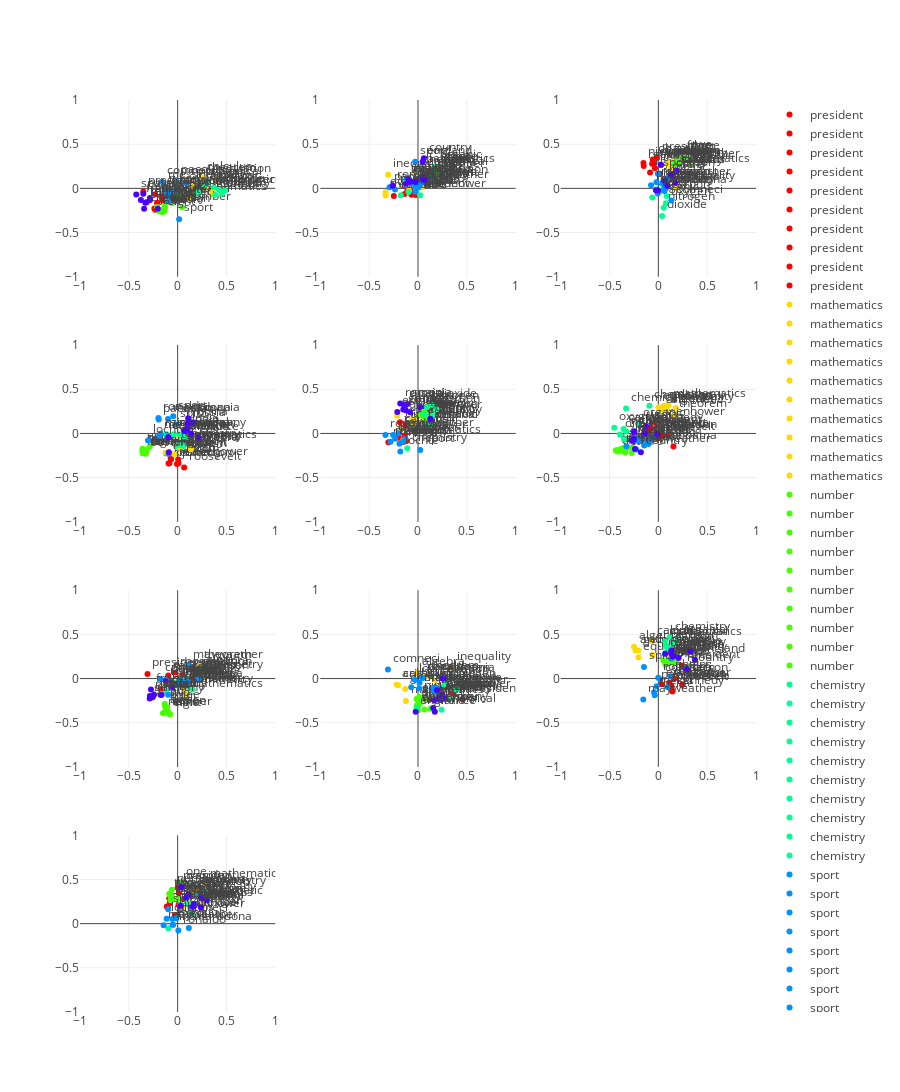

Here is the notebook cell this chart was saved with:
### Code cell
hyp_model = Glove.load(hyp_model_fn_180k["20D_distsq"])
hyp_wv = hyp_model.wv
offset = None # np.array([0.25, 0])

plot_wordnet_embeddings(hyp_model, labeled_word_dict, ratio_words=1,
                        left_offset=offset, right_offset=offset, aggregate="c")

### Figure 1 — Plotly figure (JSON) as saved in the notebook; plotly's stock layout.template omitted (floating-point values rounded to 4 significant figures)
{"data": [{"marker": {"color": "rgb(255, 0, 0)"}, "mode": "markers+text", "name": "president", "text": ["obama", "eisenhower", "roosevelt", "clinton", "jefferson", "kennedy", "lincoln", "nixon", "reagan", "president"], "textposition": "top right", "type": "scatter", "x": [-0.0904, -0.159, -0.211, -0.2033, -0.2294, -0.2287, -0.2384, -0.1328, -0.1682, -0.3513], "xaxis": "x1", "y": [-0.1488, -0.1341, -0.1632, -0.2488, -0.2425, -0.06692, -0.2284, -0.01796, -0.09313, -0.03635], "yaxis": "y1"}, {"marker": {"color": "rgb(255, 0, 0)"}, "mode": "markers+text", "name": "president", "text": ["obama", "eisenhower", "roosevelt", "clinton", "jefferson", "kennedy", "lincoln", "nixon", "reagan", "president"], "textposition": "top right", "type": "scatter", "x": [-0.2475, -0.02271, 0.02927, -0.07819, 0.16, -0.02102, 0.1071, -0.1369, -0.1099, -0.06794], "xaxis": "x2", "y": [-0.08529, -0.07513, 0.05514, -0.01756, 0.09121, 0.02526, 0.05701, -0.06264, -0.02731, -0.07234], "yaxis": "y2"}, {"marker": {"color": "rgb(255, 0, 0)"}, "mode": "markers+text", "name": "president", "text": ["obama", "eisenhower", "roosevelt", "clinton", "jefferson", "kennedy", "lincoln", "nixon", "reagan", "president"], "textposition": "top right", "type": "scatter", "x": [-0.05664, -0.06382, -0.08505, -0.04035, 0.01779, 0.02528, -0.0349, -0.1526, -0.1504, -0.01401], "xaxis": "x3", "y": [0.3278, 0.2772, 0.1781, 0.2849, 0.1649, 0.2655, 0.2288, 0.2872, 0.2518, 0.3456], "yaxis": "y3"}, {"marker": {"color": "rgb(255, 0, 0)"}, "mode": "markers+text", "name": "president", "text": ["obama", "eisenhower", "roosevelt", "clinton", "jefferson", "kennedy", "lincoln", "nixon", "reagan", "president"], "textposition": "top right", "type": "scatter", "x": [-0.1203, 0.00856, 0.0665, -0.09374, -0.006613, -0.08458, 0.005377, -0.06682, -0.07101, -0.08574], "xaxis": "x4", "y": [-0.2248, -0.337, -0.3867, -0.3394, -0.3461, -0.3381, -0.2942, -0.2927, -0.2836, -0.2318], "yaxis": "y4"}, {"marker": {"color": "rgb(255, 0, 0)"}, "mode": "markers+text", "name": "president", "text": ["obama", "eisenhower", "roosevelt", "clinton", "jefferson", "kennedy", "lincoln", "nixon", "reagan", "president"], "textposition": "top right", "type": "scatter", "x": [-0.1354, -0.2106, -0.1949, -0.1817, -0.185, -0.1946, -0.1271, -0.1491, -0.1196, -0.3032], "xaxis": "x5", "y": [-0.02373, -0.03576, 0.03361, 0.03815, 0.1276, -0.04984, 0.09262, -0.09805, -0.08469, -0.09975], "yaxis": "y5"}, {"marker": {"color": "rgb(255, 0, 0)"}, "mode": "markers+text", "name": "president", "text": ["obama", "eisenhower", "roosevelt", "clinton", "jefferson", "kennedy", "lincoln", "nixon", "reagan", "president"], "textposition": "top right", "type": "scatter", "x": [0.1545, -0.03595, 0.00318, 0.09493, 0.03736, -0.07755, -0.09001, -0.001578, 0.0175, -0.1433], "xaxis": "x6", "y": [-0.1476, 0.1245, -0.0501, -0.02293, -0.02608, 0.05247, 0.02675, -0.05414, -0.001816, 0.03087], "yaxis": "y6"}, {"marker": {"color": "rgb(255, 0, 0)"}, "mode": "markers+text", "name": "president", "text": ["obama", "eisenhower", "roosevelt", "clinton", "jefferson", "kennedy", "lincoln", "nixon", "reagan", "president"], "textposition": "top right", "type": "scatter", "x": [-0.1741, -0.09578, -0.02369, 0.0501, 0.169, 0.06579, 0.11, -0.0635, -0.1, -0.3089], "xaxis": "x7", "y": [-0.1219, 0.03359, 0.06854, 0.03738, 0.01858, -0.08132, -0.02254, -0.04173, 0.01766, 0.05187], "yaxis": "y7"}, {"marker": {"color": "rgb(255, 0, 0)"}, "mode": "markers+text", "name": "president", "text": ["obama", "eisenhower", "roosevelt", "clinton", "jefferson", "kennedy", "lincoln", "nixon", "reagan", "president"], "textposition": "top right", "type": "scatter", "x": [0.3599, 0.2382, 0.2594, 0.3662, 0.2214, 0.2317, 0.1123, 0.3329, 0.3428, 0.4576], "xaxis": "x8", "y": [-0.1015, -0.1847, -0.2182, -0.1851, -0.1821, -0.234, -0.2409, -0.1875, -0.1995, -0.2348], "yaxis": "y8"}, {"marker": {"color": "rgb(255, 0, 0)"}, "mode": "markers+text", "name": "president", "text": ["obama", "eisenhower", "roosevelt", "clinton", "jefferson", "kennedy", "lincoln", "nixon", "reagan", "president"], "textposition": "top right", "type": "scatter", "x": [0.2486, 0.03384, 0.137, 0.2437, 0.1565, 0.1442, 0.1606, 0.1342, 0.1107, 0.2422], "xaxis": "x9", "y": [-0.06794, -0.06406, -0.1071, -0.07439, 0.001402, -0.1474, -0.004852, -0.08563, -0.04613, 0.1466], "yaxis": "y9"}, {"marker": {"color": "rgb(255, 0, 0)"}, "mode": "markers+text", "name": "president", "text": ["obama", "eisenhower", "roosevelt", "clinton", "jefferson", "kennedy", "lincoln", "nixon", "reagan", "president"], "textposition": "top right", "type": "scatter", "x": [-0.08512, -0.02834, 0.02864, -0.1015, 0.009099, 0.01276, 0.06619, -0.111, -0.08041, 0.001906], "xaxis": "x10", "y": [0.2866, 0.09927, 0.201, 0.1859, 0.213, 0.3435, 0.276, 0.1937, 0.2315, 0.412], "yaxis": "y10"}, {"marker": {"color": "rgb(255, 218, 0)"}, "mode": "markers+text", "name": "mathematics", "text": ["geometry", "inequality", "arithmetic", "calculus", "algebra", "equation", "theorem", "mathematics"], "textposition": "top right", "type": "scatter", "x": [0.3486, 0.1429, 0.3633, 0.2545, 0.2917, 0.4013, 0.2631, 0.1194], "xaxis": "x1", "y": [-0.07205, 0.02829, -0.03195, 0.1223, 0.0233, 0.09591, 0.1092, -0.1091], "yaxis": "y1"}, {"marker": {"color": "rgb(255, 218, 0)"}, "mode": "markers+text", "name": "mathematics", "text": ["geometry", "inequality", "arithmetic", "calculus", "algebra", "equation", "theorem", "mathematics"], "textposition": "top right", "type": "scatter", "x": [-0.02776, -0.3056, -0.0371, -0.09261, 0.03615, -0.3317, -0.3317, -0.0123], "xaxis": "x2", "y": [0.1784, 0.1525, 0.06692, -0.0231, 0.01026, -0.04508, -0.07954, 0.2066], "yaxis": "y2"}, {"marker": {"color": "rgb(255, 218, 0)"}, "mode": "markers+text", "name": "mathematics", "text": ["geometry", "inequality", "arithmetic", "calculus", "algebra", "equation", "theorem", "mathematics"], "textposition": "top right", "type": "scatter", "x": [0.09799, 0.1807, 0.1448, 0.1764, 0.1494, 0.1223, 0.103, 0.1438], "xaxis": "x3", "y": [0.2747, 0.01419, 0.2405, 0.1963, 0.3042, 0.2039, 0.2938, 0.2078], "yaxis": "y3"}, {"marker": {"color": "rgb(255, 218, 0)"}, "mode": "markers+text", "name": "mathematics", "text": ["geometry", "inequality", "arithmetic", "calculus", "algebra", "equation", "theorem", "mathematics"], "textposition": "top right", "type": "scatter", "x": [0.05616, -0.1232, 0.002763, 0.0175, 0.1367, 0.007665, -0.03551, 0.0196], "xaxis": "x4", "y": [-0.1499, -0.2188, -0.158, -0.0449, -0.1782, -0.1454, -0.2356, -0.1388], "yaxis": "y4"}, {"marker": {"color": "rgb(255, 218, 0)"}, "mode": "markers+text", "name": "mathematics", "text": ["geometry", "inequality", "arithmetic", "calculus", "algebra", "equation", "theorem", "mathematics"], "textposition": "top right", "type": "scatter", "x": [-0.05526, 0.05526, -0.05347, -0.1903, -0.07707, -0.2139, -0.0452, -0.153], "xaxis": "x5", "y": [0.1587, 0.1446, 0.09685, 0.03587, 0.08582, 0.2016, 0.1568, -0.08058], "yaxis": "y5"}, {"marker": {"color": "rgb(255, 218, 0)"}, "mode": "markers+text", "name": "mathematics", "text": ["geometry", "inequality", "arithmetic", "calculus", "algebra", "equation", "theorem", "mathematics"], "textposition": "top right", "type": "scatter", "x": [0.08327, 0.1779, 0.02699, 0.05602, 0.08348, 0.001357, 0.1634, 0.1034], "xaxis": "x6", "y": [0.2957, 0.2871, 0.2535, 0.3146, 0.267, 0.2966, 0.21, 0.3221], "yaxis": "y6"}, {"marker": {"color": "rgb(255, 218, 0)"}, "mode": "markers+text", "name": "mathematics", "text": ["geometry", "inequality", "arithmetic", "calculus", "algebra", "equation", "theorem", "mathematics"], "textposition": "top right", "type": "scatter", "x": [0.269, 0.03207, 0.06436, 0.09837, 0.2442, 0.2064, 0.223, 0.07327], "xaxis": "x7", "y": [0.03116, -0.03778, -0.1342, -0.1165, 0.07542, 0.06543, 0.1432, -0.1781], "yaxis": "y7"}, {"marker": {"color": "rgb(255, 218, 0)"}, "mode": "markers+text", "name": "mathematics", "text": ["geometry", "inequality", "arithmetic", "calculus", "algebra", "equation", "theorem", "mathematics"], "textposition": "top right", "type": "scatter", "x": [-0.1311, 0.3518, -0.2174, -0.2035, -0.005539, 0.1784, 0.08618, -0.1243], "xaxis": "x8", "y": [-0.1189, 0.1181, -0.06969, -0.07485, 0.06592, -0.02318, 0.02359, -0.2549], "yaxis": "y8"}, {"marker": {"color": "rgb(255, 218, 0)"}, "mode": "markers+text", "name": "mathematics", "text": ["geometry", "inequality", "arithmetic", "calculus", "algebra", "equation", "theorem", "mathematics"], "textposition": "top right", "type": "scatter", "x": [-0.2062, 0.1052, -0.2334, -0.0649, -0.2497, -0.2032, -0.05827, 0.06312], "xaxis": "x9", "y": [0.3177, 0.2378, 0.3164, 0.4209, 0.3591, 0.2405, 0.2666, 0.4039], "yaxis": "y9"}, {"marker": {"color": "rgb(255, 218, 0)"}, "mode": "markers+text", "name": "mathematics", "text": ["geometry", "inequality", "arithmetic", "calculus", "algebra", "equation", "theorem", "mathematics"], "textposition": "top right", "type": "scatter", "x": [0.1599, 0.04751, 0.2448, 0.2651, 0.2088, 0.1871, 0.1189, 0.286], "xaxis": "x10", "y": [0.3757, 0.1841, 0.2441, 0.2252, 0.373, 0.3551, 0.2746, 0.4434], "yaxis": "y10"}, {"marker": {"color": "rgb(72, 255, 0)"}, "mode": "markers+text", "name": "number", "text": ["one", "two", "three", "four", "five", "six", "seven", "eight", "nine", "ten", "number"], "textposition": "top right", "type": "scatter", "x": [0.0008372, -0.05751, -0.1304, -0.1315, -0.1546, -0.1347, -0.2104, -0.1548, -0.194, -0.1581, 0.0458], "xaxis": "x1", "y": [-0.08053, -0.1691, -0.1979, -0.2311, -0.2402, -0.259, -0.2119, -0.2712, -0.2572, -0.2623, -0.2142], "yaxis": "y1"}, {"marker": {"color": "rgb(72, 255, 0)"}, "mode": "markers+text", "name": "number", "text": ["one", "two", "three", "four", "five", "six", "seven", "eight", "nine", "ten", "number"], "textposition": "top right", "type": "scatter", "x": [0.1833, 0.2999, 0.2603, 0.2536, 0.2203, 0.2146, 0.1889, 0.2044, 0.1881, 0.1497, 0.1856], "xaxis": "x2", "y": [0.2324, 0.2358, 0.232, 0.218, 0.1997, 0.1852, 0.2023, 0.1998, 0.1706, 0.1511, 0.1577], "yaxis": "y2"}, {"marker": {"color": "rgb(72, 255, 0)"}, "mode": "markers+text", "name": "number", "text": ["one", "two", "three", "four", "five", "six", "seven", "eight", "nine", "ten", "number"], "textposition": "top right", "type": "scatter", "x": [0.2886, 0.3007, 0.2715, 0.2433, 0.2321, 0.1842, 0.2133, 0.1811, 0.1657, 0.1831, 0.3396], "xaxis": "x3", "y": [0.3525, 0.3659, 0.3538, 0.3543, 0.3141, 0.3033, 0.2975, 0.3012, 0.2856, 0.2611, 0.2617], "yaxis": "y3"}, {"marker": {"color": "rgb(72, 255, 0)"}, "mode": "markers+text", "name": "number", "text": ["one", "two", "three", "four", "five", "six", "seven", "eight", "nine", "ten", "number"], "textposition": "top right", "type": "scatter", "x": [-0.2863, -0.3606, -0.3599, -0.3581, -0.3582, -0.3303, -0.3263, -0.3329, -0.3256, -0.3366, -0.3153], "xaxis": "x4", "y": [-0.1494, -0.1718, -0.1985, -0.2018, -0.2234, -0.2212, -0.2299, -0.223, -0.2196, -0.2161, -0.183], "yaxis": "y4"}, {"marker": {"color": "rgb(72, 255, 0)"}, "mode": "markers+text", "name": "number", "text": ["one", "two", "three", "four", "five", "six", "seven", "eight", "nine", "ten", "number"], "textposition": "top right", "type": "scatter", "x": [0.03013, 0.06586, 0.06955, 0.08087, 0.07245, 0.06021, 0.08187, 0.04842, 0.05897, 0.08253, 0.1525], "xaxis": "x5", "y": [0.2091, 0.2427, 0.2274, 0.2058, 0.1972, 0.1921, 0.2135, 0.1947, 0.1967, 0.1556, 0.2006], "yaxis": "y5"}, {"marker": {"color": "rgb(72, 255, 0)"}, "mode": "markers+text", "name": "number", "text": ["one", "two", "three", "four", "five", "six", "seven", "eight", "nine", "ten", "number"], "textposition": "top right", "type": "scatter", "x": [-0.339, -0.436, -0.4175, -0.4242, -0.3637, -0.3906, -0.3387, -0.3627, -0.3071, -0.2733, -0.2645], "xaxis": "x6", "y": [-0.2161, -0.1936, -0.205, -0.1894, -0.2036, -0.1791, -0.1864, -0.1676, -0.1623, -0.2217, -0.1609], "yaxis": "y6"}, {"marker": {"color": "rgb(72, 255, 0)"}, "mode": "markers+text", "name": "number", "text": ["one", "two", "three", "four", "five", "six", "seven", "eight", "nine", "ten", "number"], "textposition": "top right", "type": "scatter", "x": [-0.1803, -0.1318, -0.1287, -0.1071, -0.1229, -0.1256, -0.09806, -0.09608, -0.07702, -0.1089, -0.1501], "xaxis": "x7", "y": [-0.171, -0.2866, -0.3131, -0.3235, -0.3624, -0.3642, -0.3751, -0.3968, -0.4031, -0.3853, -0.3928], "yaxis": "y7"}, {"marker": {"color": "rgb(72, 255, 0)"}, "mode": "markers+text", "name": "number", "text": ["one", "two", "three", "four", "five", "six", "seven", "eight", "nine", "ten", "number"], "textposition": "top right", "type": "scatter", "x": [0.06625, 7.755e-05, -0.008907, -0.0133, 0.0165, 0.002751, -0.002949, -0.01229, 0.01636, 0.06124, 0.127], "xaxis": "x8", "y": [-0.351, -0.3619, -0.3447, -0.3046, -0.2912, -0.284, -0.2426, -0.2278, -0.209, -0.238, -0.3427], "yaxis": "y8"}, {"marker": {"color": "rgb(72, 255, 0)"}, "mode": "markers+text", "name": "number", "text": ["one", "two", "three", "four", "five", "six", "seven", "eight", "nine", "ten", "number"], "textposition": "top right", "type": "scatter", "x": [0.2901, 0.1821, 0.1608, 0.09998, 0.1313, 0.09257, 0.1096, 0.05078, 0.07384, 0.07032, 0.1598], "xaxis": "x9", "y": [0.1316, 0.1762, 0.1911, 0.2064, 0.1951, 0.185, 0.174, 0.206, 0.1565, 0.1657, 0.2757], "yaxis": "y9"}, {"marker": {"color": "rgb(72, 255, 0)"}, "mode": "markers+text", "name": "number", "text": ["one", "two", "three", "four", "five", "six", "seven", "eight", "nine", "ten", "number"], "textposition": "top right", "type": "scatter", "x": [0.03781, -0.08597, -0.06817, -0.07603, -0.06547, -0.06155, -0.05632, -0.06988, -0.07056, 0.005244, -0.05992], "xaxis": "x10", "y": [0.468, 0.3378, 0.3222, 0.3151, 0.3058, 0.3053, 0.2692, 0.2662, 0.2669, 0.2802, 0.3848], "yaxis": "y10"}, {"marker": {"color": "rgb(0, 255, 145)"}, "mode": "markers+text", "name": "chemistry", "text": ["chemical", "oxygen", "carbon", "dioxide", "nitrogen", "zinc", "organic", "chemistry"], "textposition": "top right", "type": "scatter", "x": [0.3021, 0.449, 0.3838, 0.4254, 0.4845, 0.2783, 0.3723, 0.2128], "xaxis": "x1", "y": [0.06768, -0.05971, -0.07509, -0.01529, -0.02787, 0.04167, 0.01359, -0.04511], "yaxis": "y1"}, {"marker": {"color": "rgb(0, 255, 145)"}, "mode": "markers+text", "name": "chemistry", "text": ["chemical", "oxygen", "carbon", "dioxide", "nitrogen", "zinc", "organic", "chemistry"], "textposition": "top right", "type": "scatter", "x": [0.1522, -0.1176, -0.01888, -0.1763, -0.09748, 0.02121, 0.179, -0.001781], "xaxis": "x2", "y": [0.1728, 0.09349, -0.01674, -0.07878, -0.04176, -0.07885, 0.2512, 0.199], "yaxis": "y2"}, {"marker": {"color": "rgb(0, 255, 145)"}, "mode": "markers+text", "name": "chemistry", "text": ["chemical", "oxygen", "carbon", "dioxide", "nitrogen", "zinc", "organic", "chemistry"], "textposition": "top right", "type": "scatter", "x": [0.04227, 0.07669, 0.08551, 0.0375, 0.05508, 0.02539, -0.06212, -0.02678], "xaxis": "x3", "y": [0.04543, -0.1674, -0.08579, -0.3129, -0.2204, -0.03069, -0.1036, -0.01374], "yaxis": "y3"}, {"marker": {"color": "rgb(0, 255, 145)"}, "mode": "markers+text", "name": "chemistry", "text": ["chemical", "oxygen", "carbon", "dioxide", "nitrogen", "zinc", "organic", "chemistry"], "textposition": "top right", "type": "scatter", "x": [-0.03841, 0.06146, -0.01624, 0.02485, 0.05065, -0.1129, 0.06725, 0.02409], "xaxis": "x4", "y": [-0.009048, -0.143, -0.1446, -0.01096, -0.02797, -0.008611, -0.04115, -0.1302], "yaxis": "y4"}, {"marker": {"color": "rgb(0, 255, 145)"}, "mode": "markers+text", "name": "chemistry", "text": ["chemical", "oxygen", "carbon", "dioxide", "nitrogen", "zinc", "organic", "chemistry"], "textposition": "top right", "type": "scatter", "x": [0.05817, 0.1556, 0.1888, 0.142, 0.09448, 0.06935, 0.1286, -0.1105], "xaxis": "x5", "y": [0.08341, 0.2134, 0.2714, 0.325, 0.3002, 0.2211, 0.08672, -0.1677], "yaxis": "y5"}, {"marker": {"color": "rgb(0, 255, 145)"}, "mode": "markers+text", "name": "chemistry", "text": ["chemical", "oxygen", "carbon", "dioxide", "nitrogen", "zinc", "organic", "chemistry"], "textposition": "top right", "type": "scatter", "x": [-0.3304, -0.4515, -0.3562, -0.3939, -0.3309, -0.3521, -0.2094, -0.09141], "xaxis": "x6", "y": [0.2836, 0.0651, 0.05066, -0.01117, 0.02318, -0.06668, 0.1093, 0.3133], "yaxis": "y6"}, {"marker": {"color": "rgb(0, 255, 145)"}, "mode": "markers+text", "name": "chemistry", "text": ["chemical", "oxygen", "carbon", "dioxide", "nitrogen", "zinc", "organic", "chemistry"], "textposition": "top right", "type": "scatter", "x": [0.002834, -0.1173, 0.08365, 0.03165, 0.02505, 0.2485, -0.005654, 0.1548], "xaxis": "x7", "y": [-0.0783, -0.138, 0.006179, -0.0505, -0.06742, 0.08811, -0.04282, -0.1229], "yaxis": "y7"}, {"marker": {"color": "rgb(0, 255, 145)"}, "mode": "markers+text", "name": "chemistry", "text": ["chemical", "oxygen", "carbon", "dioxide", "nitrogen", "zinc", "organic", "chemistry"], "textposition": "top right", "type": "scatter", "x": [0.2405, 0.2791, 0.3877, 0.3997, 0.2689, 0.328, 0.2402, -0.008438], "xaxis": "x8", "y": [-0.3523, 0.002796, -0.1242, -0.1206, -0.06637, -0.2164, -0.1873, -0.3274], "yaxis": "y8"}, {"marker": {"color": "rgb(0, 255, 145)"}, "mode": "markers+text", "name": "chemistry", "text": ["chemical", "oxygen", "carbon", "dioxide", "nitrogen", "zinc", "organic", "chemistry"], "textposition": "top right", "type": "scatter", "x": [0.1505, 0.06675, 0.1184, 0.09259, 0.07625, 0.07044, 0.2086, 0.1175], "xaxis": "x9", "y": [0.4082, 0.2806, 0.3441, 0.3289, 0.3738, 0.4207, 0.4328, 0.467], "yaxis": "y9"}, {"marker": {"color": "rgb(0, 255, 145)"}, "mode": "markers+text", "name": "chemistry", "text": ["chemical", "oxygen", "carbon", "dioxide", "nitrogen", "zinc", "organic", "chemistry"], "textposition": "top right", "type": "scatter", "x": [0.12, 0.1816, 0.02975, 0.1516, 0.1391, -0.09518, 0.1006, 0.2887], "xaxis": "x10", "y": [0.2042, 0.216, 0.2156, 0.1175, 0.1282, -0.05077, 0.2347, 0.3578], "yaxis": "y10"}, {"marker": {"color": "rgb(0, 145, 255)"}, "mode": "markers+text", "name": "sport", "text": ["maradona", "ronaldo", "messi", "lochte", "phelps", "spitz", "comneci", "mayweather", "pacquiao", "sport"], "textposition": "top right", "type": "scatter", "x": [-0.1163, -0.02858, -0.1428, -0.09298, -0.09979, 0.08214, -0.1625, -0.03255, -0.01784, 0.01528], "xaxis": "x1", "y": [-0.03408, -0.04078, 0.02623, -0.1396, -0.05807, 0.06097, 0.07483, -0.02163, 0.09064, -0.3487], "yaxis": "y1"}, {"marker": {"color": "rgb(0, 145, 255)"}, "mode": "markers+text", "name": "sport", "text": ["maradona", "ronaldo", "messi", "lochte", "phelps", "spitz", "comneci", "mayweather", "pacquiao", "sport"], "textposition": "top right", "type": "scatter", "x": [-0.08987, -0.2348, -0.02675, 0.00405, 0.02587, 0.1489, -0.1156, -0.04246, -0.2921, -0.02892], "xaxis": "x2", "y": [0.0976, -0.01209, -0.03873, 0.01025, 0.05129, 0.1062, 0.1151, 0.02835, 0.01153, 0.3022], "yaxis": "y2"}, {"marker": {"color": "rgb(0, 145, 255)"}, "mode": "markers+text", "name": "sport", "text": ["maradona", "ronaldo", "messi", "lochte", "phelps", "spitz", "comneci", "mayweather", "pacquiao", "sport"], "textposition": "top right", "type": "scatter", "x": [0.06308, 0.04145, 0.09368, 0.07927, -0.0749, -0.006661, 0.1324, -0.01965, 0.06229, -0.004663], "xaxis": "x3", "y": [-0.02965, 0.06288, 0.1162, 0.003011, 0.03624, -0.05818, -0.1383, 0.06847, 0.005065, 0.1666], "yaxis": "y3"}, {"marker": {"color": "rgb(0, 145, 255)"}, "mode": "markers+text", "name": "sport", "text": ["maradona", "ronaldo", "messi", "lochte", "phelps", "spitz", "comneci", "mayweather", "pacquiao", "sport"], "textposition": "top right", "type": "scatter", "x": [-0.09855, -0.1974, -0.1886, -0.3041, -0.09262, -0.01995, -0.1025, -0.1754, -0.1937, -0.04563], "xaxis": "x4", "y": [0.1624, 0.1756, -0.02732, -0.07946, -0.2294, 0.1004, -0.03184, 0.0002362, 0.1588, 0.1943], "yaxis": "y4"}, {"marker": {"color": "rgb(0, 145, 255)"}, "mode": "markers+text", "name": "sport", "text": ["maradona", "ronaldo", "messi", "lochte", "phelps", "spitz", "comneci", "mayweather", "pacquiao", "sport"], "textposition": "top right", "type": "scatter", "x": [-0.2807, -0.3331, -0.1895, -0.1813, -0.2336, -0.1541, -0.1293, -0.1968, -0.2547, 0.02265], "xaxis": "x5", "y": [-0.09493, -0.01863, -0.1163, -0.2045, -0.05925, -0.09057, -0.05829, 0.0009297, -0.01839, -0.1875], "yaxis": "y5"}, {"marker": {"color": "rgb(0, 145, 255)"}, "mode": "markers+text", "name": "sport", "text": ["maradona", "ronaldo", "messi", "lochte", "phelps", "spitz", "comneci", "mayweather", "pacquiao", "sport"], "textposition": "top right", "type": "scatter", "x": [-0.1995, -0.09972, -0.0803, -0.132, -0.09376, -0.1451, -0.03759, -0.2265, -0.3275, -0.2391], "xaxis": "x6", "y": [-0.08456, -0.1191, -0.0611, -0.06778, -0.08422, -0.1371, -0.009898, -0.1814, -0.1453, -0.05469], "yaxis": "y6"}, {"marker": {"color": "rgb(0, 145, 255)"}, "mode": "markers+text", "name": "sport", "text": ["maradona", "ronaldo", "messi", "lochte", "phelps", "spitz", "comneci", "mayweather", "pacquiao", "sport"], "textposition": "top right", "type": "scatter", "x": [0.02401, 0.1004, 0.1025, 0.02658, 0.211, 0.0673, -0.1807, 0.1042, -0.1166, -0.09788], "xaxis": "x7", "y": [-0.06611, -0.0809, -0.02021, -0.01236, 0.003197, -0.03487, -0.00131, 0.1481, -0.01326, -0.1835], "yaxis": "y7"}, {"marker": {"color": "rgb(0, 145, 255)"}, "mode": "markers+text", "name": "sport", "text": ["maradona", "ronaldo", "messi", "lochte", "phelps", "spitz", "comneci", "mayweather", "pacquiao", "sport"], "textposition": "top right", "type": "scatter", "x": [0.01362, 0.05102, -0.06923, -0.03343, 0.1905, 0.01594, -0.3079, 0.1603, 0.04566, 0.1575], "xaxis": "x8", "y": [-0.1125, 0.006528, -0.098, -0.01429, -0.1079, -0.04861, 0.1025, -0.1414, 0.01193, -0.1054], "yaxis": "y8"}, {"marker": {"color": "rgb(0, 145, 255)"}, "mode": "markers+text", "name": "sport", "text": ["maradona", "ronaldo", "messi", "lochte", "phelps", "spitz", "comneci", "mayweather", "pacquiao", "sport"], "textposition": "top right", "type": "scatter", "x": [0.09245, -0.001472, -0.04411, -0.03669, 0.1225, -0.1475, 0.01808, -0.154, -0.01758, 0.1305], "xaxis": "x9", "y": [-0.09629, 0.008219, -0.1546, -0.188, 0.02687, 0.1313, -0.008056, -0.2379, -0.08647, 0.2256], "yaxis": "y9"}, {"marker": {"color": "rgb(0, 145, 255)"}, "mode": "markers+text", "name": "sport", "text": ["maradona", "ronaldo", "messi", "lochte", "phelps", "spitz", "comneci", "mayweather", "pacquiao", "sport"], "textposition": "top right", "type": "scatter", "x": [0.1145, 0.006895, -0.04625, -0.113, -0.05199, -0.09672, -0.01165, -0.1435, -0.05114, 0.19], "xaxis": "x10", "y": [-0.04941, -0.07824, -0.01207, 0.05548, 0.05377, 0.1628, 0.05994, -0.01834, -0.01281, 0.3229], "yaxis": "y10"}, {"marker": {"color": "rgb(72, 0, 255)"}, "mode": "markers+text", "name": "country", "text": ["romania", "france", "germany", "england", "russia", "india", "china", "spain", "country"], "textposition": "top right", "type": "scatter", "x": [-0.3311, -0.3766, -0.2825, -0.3432, -0.3513, -0.3177, -0.284, -0.4237, -0.2035], "xaxis": "x1", "y": [-0.163, -0.1328, -0.1308, -0.232, -0.06017, -0.1573, -0.1092, -0.06829, -0.2319], "yaxis": "y1"}, {"marker": {"color": "rgb(72, 0, 255)"}, "mode": "markers+text", "name": "country", "text": ["romania", "france", "germany", "england", "russia", "india", "china", "spain", "country"], "textposition": "top right", "type": "scatter", "x": [-0.2595, -0.0765, -0.02499, 0.0475, -0.09565, 0.06261, 0.05005, -0.1227, 0.0598], "xaxis": "x2", "y": [0.03012, 0.0766, 0.07146, 0.3007, 0.09745, 0.0941, 0.1233, 0.05267, 0.3405], "yaxis": "y2"}, {"marker": {"color": "rgb(72, 0, 255)"}, "mode": "markers+text", "name": "country", "text": ["romania", "france", "germany", "england", "russia", "india", "china", "spain", "country"], "textposition": "top right", "type": "scatter", "x": [-0.02463, 0.09184, -0.003106, 0.02645, 0.05987, 0.1841, 0.1314, 0.1734, 0.1823], "xaxis": "x3", "y": [-0.02132, 0.03069, -0.02519, 0.267, 0.08775, 0.1959, 0.1519, 0.0633, 0.1963], "yaxis": "y3"}, {"marker": {"color": "rgb(72, 0, 255)"}, "mode": "markers+text", "name": "country", "text": ["romania", "france", "germany", "england", "russia", "india", "china", "spain", "country"], "textposition": "top right", "type": "scatter", "x": [0.1082, 0.2065, 0.138, -0.09001, 0.1032, 0.1005, 0.1591, 0.07039, -0.09472], "xaxis": "x4", "y": [0.1708, -0.04758, -0.001937, -0.2138, 0.1069, 0.04738, 0.1228, 0.02807, -0.04287], "yaxis": "y4"}, {"marker": {"color": "rgb(72, 0, 255)"}, "mode": "markers+text", "name": "country", "text": ["romania", "france", "germany", "england", "russia", "india", "china", "spain", "country"], "textposition": "top right", "type": "scatter", "x": [-0.182, -0.1257, -0.1505, -0.2122, -0.1447, -0.08112, 0.02064, -0.1082, 0.1263], "xaxis": "x5", "y": [0.3386, 0.2628, 0.2717, 0.2425, 0.3267, 0.2401, 0.3006, 0.3334, 0.1677], "yaxis": "y5"}, {"marker": {"color": "rgb(72, 0, 255)"}, "mode": "markers+text", "name": "country", "text": ["romania", "france", "germany", "england", "russia", "india", "china", "spain", "country"], "textposition": "top right", "type": "scatter", "x": [-0.012, -0.2647, -0.248, -0.2507, -0.1393, -0.1267, -0.2457, -0.2398, -0.1792], "xaxis": "x6", "y": [-0.007362, -0.08355, 0.01709, -0.06358, -0.001853, 0.08557, 0.02489, -0.1762, -0.2125], "yaxis": "y6"}, {"marker": {"color": "rgb(72, 0, 255)"}, "mode": "markers+text", "name": "country", "text": ["romania", "france", "germany", "england", "russia", "india", "china", "spain", "country"], "textposition": "top right", "type": "scatter", "x": [-0.1228, -0.2732, -0.2861, -0.05365, -0.2843, -0.164, -0.2561, -0.2419, -0.1731], "xaxis": "x7", "y": [-0.03116, -0.123, -0.2257, -0.09951, -0.1971, -0.1837, -0.2127, -0.1828, -0.1869], "yaxis": "y7"}, {"marker": {"color": "rgb(72, 0, 255)"}, "mode": "markers+text", "name": "country", "text": ["romania", "france", "germany", "england", "russia", "india", "china", "spain", "country"], "textposition": "top right", "type": "scatter", "x": [0.2566, 0.1724, 0.1557, -0.02392, 0.223, 0.1954, 0.2464, 0.166, 0.2704], "xaxis": "x8", "y": [-0.003103, -0.3769, -0.3345, -0.3772, -0.2222, -0.1305, -0.1812, -0.2472, -0.2216], "yaxis": "y8"}, {"marker": {"color": "rgb(72, 0, 255)"}, "mode": "markers+text", "name": "country", "text": ["romania", "france", "germany", "england", "russia", "india", "china", "spain", "country"], "textposition": "top right", "type": "scatter", "x": [0.1571, 0.06923, 0.1311, 0.3743, 0.1481, 0.3264, 0.2073, 0.1319, 0.2921], "xaxis": "x9", "y": [0.2548, 0.2816, 0.2868, 0.2122, 0.2503, 0.3083, 0.232, 0.3187, 0.1059], "yaxis": "y9"}, {"marker": {"color": "rgb(72, 0, 255)"}, "mode": "markers+text", "name": "country", "text": ["romania", "france", "germany", "england", "russia", "india", "china", "spain", "country"], "textposition": "top right", "type": "scatter", "x": [0.1537, 0.2939, 0.2435, 0.03191, 0.1657, 0.09184, 0.1107, 0.2364, 0.03903], "xaxis": "x10", "y": [0.1914, 0.2683, 0.2875, 0.2021, 0.2235, 0.297, 0.329, 0.186, 0.4144], "yaxis": "y10"}], "layout": {"height": 1200, "width": 900, "xaxis1": {"anchor": "y1", "domain": [0, 0.2889], "range": [-1, 1]}, "xaxis10": {"anchor": "y10", "domain": [0, 0.2889], "range": [-1, 1]}, "xaxis11": {"anchor": "y11", "domain": [0.3556, 0.6444], "range": [-1, 1]}, "xaxis12": {"anchor": "y12", "domain": [0.7111, 1], "range": [-1, 1]}, "xaxis13": {"range": [-1, 1]}, "xaxis14": {"range": [-1, 1]}, "xaxis15": {"range": [-1, 1]}, "xaxis16": {"range": [-1, 1]}, "xaxis17": {"range": [-1, 1]}, "xaxis18": {"range": [-1, 1]}, "xaxis19": {"range": [-1, 1]}, "xaxis2": {"anchor": "y2", "domain": [0.3556, 0.6444], "range": [-1, 1]}, "xaxis20": {"range": [-1, 1]}, "xaxis21": {"range": [-1, 1]}, "xaxis22": {"range": [-1, 1]}, "xaxis23": {"range": [-1, 1]}, "xaxis24": {"range": [-1, 1]}, "xaxis25": {"range": [-1, 1]}, "xaxis26": {"range": [-1, 1]}, "xaxis27": {"range": [-1, 1]}, "xaxis28": {"range": [-1, 1]}, "xaxis29": {"range": [-1, 1]}, "xaxis3": {"anchor": "y3", "domain": [0.7111, 1], "range": [-1, 1]}, "xaxis30": {"range": [-1, 1]}, "xaxis31": {"range": [-1, 1]}, "xaxis32": {"range": [-1, 1]}, "xaxis33": {"range": [-1, 1]}, "xaxis34": {"range": [-1, 1]}, "xaxis35": {"range": [-1, 1]}, "xaxis36": {"range": [-1, 1]}, "xaxis37": {"range": [-1, 1]}, "xaxis38": {"range": [-1, 1]}, "xaxis39": {"range": [-1, 1]}, "xaxis4": {"anchor": "y4", "domain": [0, 0.2889], "range": [-1, 1]}, "xaxis40": {"range": [-1, 1]}, "xaxis41": {"range": [-1, 1]}, "xaxis42": {"range": [-1, 1]}, "xaxis43": {"range": [-1, 1]}, "xaxis44": {"range": [-1, 1]}, "xaxis45": {"range": [-1, 1]}, "xaxis46": {"range": [-1, 1]}, "xaxis47": {"range": [-1, 1]}, "xaxis48": {"range": [-1, 1]}, "xaxis49": {"range": [-1, 1]}, "xaxis5": {"anchor": "y5", "domain": [0.3556, 0.6444], "range": [-1, 1]}, "xaxis50": {"range": [-1, 1]}, "xaxis51": {"range": [-1, 1]}, "xaxis52": {"range": [-1, 1]}, "xaxis53": {"range": [-1, 1]}, "xaxis54": {"range": [-1, 1]}, "xaxis55": {"range": [-1, 1]}, "xaxis56": {"range": [-1, 1]}, "xaxis57": {"range": [-1, 1]}, "xaxis58": {"range": [-1, 1]}, "xaxis59": {"range": [-1, 1]}, "xaxis6": {"anchor": "y6", "domain": [0.7111, 1], "range": [-1, 1]}, "xaxis60": {"range": [-1, 1]}, "xaxis7": {"anchor": "y7", "domain": [0, 0.2889], "range": [-1, 1]}, "xaxis8": {"anchor": "y8", "domain": [0.3556, 0.6444], "range": [-1, 1]}, "xaxis9": {"anchor": "y9", "domain": [0.7111, 1], "range": [-1, 1]}, "yaxis1": {"anchor": "x1", "domain": [0.8063, 1], "range": [-1, 1]}, "yaxis10": {"anchor": "x10", "domain": [0, 0.1938], "range": [-1, 1]}, "yaxis11": {"anchor": "x11", "domain": [0, 0.1938], "range": [-1, 1]}, "yaxis12": {"anchor": "x12", "domain": [0, 0.1938], "range": [-1, 1]}, "yaxis13": {"range": [-1, 1]}, "yaxis14": {"range": [-1, 1]}, "yaxis15": {"range": [-1, 1]}, "yaxis16": {"range": [-1, 1]}, "yaxis17": {"range": [-1, 1]}, "yaxis18": {"range": [-1, 1]}, "yaxis19": {"range": [-1, 1]}, "yaxis2": {"anchor": "x2", "domain": [0.8063, 1], "range": [-1, 1]}, "yaxis20": {"range": [-1, 1]}, "yaxis21": {"range": [-1, 1]}, "yaxis22": {"range": [-1, 1]}, "yaxis23": {"range": [-1, 1]}, "yaxis24": {"range": [-1, 1]}, "yaxis25": {"range": [-1, 1]}, "yaxis26": {"range": [-1, 1]}, "yaxis27": {"range": [-1, 1]}, "yaxis28": {"range": [-1, 1]}, "yaxis29": {"range": [-1, 1]}, "yaxis3": {"anchor": "x3", "domain": [0.8063, 1], "range": [-1, 1]}, "yaxis30": {"range": [-1, 1]}, "yaxis31": {"range": [-1, 1]}, "yaxis32": {"range": [-1, 1]}, "yaxis33": {"range": [-1, 1]}, "yaxis34": {"range": [-1, 1]}, "yaxis35": {"range": [-1, 1]}, "yaxis36": {"range": [-1, 1]}, "yaxis37": {"range": [-1, 1]}, "yaxis38": {"range": [-1, 1]}, "yaxis39": {"range": [-1, 1]}, "yaxis4": {"anchor": "x4", "domain": [0.5375, 0.7312], "range": [-1, 1]}, "yaxis40": {"range": [-1, 1]}, "yaxis41": {"range": [-1, 1]}, "yaxis42": {"range": [-1, 1]}, "yaxis43": {"range": [-1, 1]}, "yaxis44": {"range": [-1, 1]}, "yaxis45": {"range": [-1, 1]}, "yaxis46": {"range": [-1, 1]}, "yaxis47": {"range": [-1, 1]}, "yaxis48": {"range": [-1, 1]}, "yaxis49": {"range": [-1, 1]}, "yaxis5": {"anchor": "x5", "domain": [0.5375, 0.7312], "range": [-1, 1]}, "yaxis50": {"range": [-1, 1]}, "yaxis51": {"range": [-1, 1]}, "yaxis52": {"range": [-1, 1]}, "yaxis53": {"range": [-1, 1]}, "yaxis54": {"range": [-1, 1]}, "yaxis55": {"range": [-1, 1]}, "yaxis56": {"range": [-1, 1]}, "yaxis57": {"range": [-1, 1]}, "yaxis58": {"range": [-1, 1]}, "yaxis59": {"range": [-1, 1]}, "yaxis6": {"anchor": "x6", "domain": [0.5375, 0.7312], "range": [-1, 1]}, "yaxis60": {"range": [-1, 1]}, "yaxis7": {"anchor": "x7", "domain": [0.2687, 0.4625], "range": [-1, 1]}, "yaxis8": {"anchor": "x8", "domain": [0.2687, 0.4625], "range": [-1, 1]}, "yaxis9": {"anchor": "x9", "domain": [0.2687, 0.4625], "range": [-1, 1]}}}
